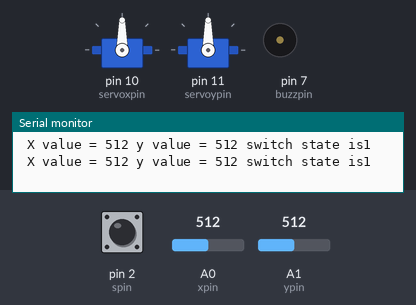
The sketch below on a simulated Arduino Uno, built with avr-gcc and run on an emulated ATmega328P. Parts: 2 × servo, buzzer (waves = sounding, pin HIGH), the last lines printed to the serial monitor. The test bench sets the inputs (shaded band); at power-on: A0 (xpin) = 512, A1 (ypin) = 512, pin 2 (spin) HIGH.

Above: at 1.3 s.
1.4 s: A0 (xpin) set to 716
At 2.7 s:
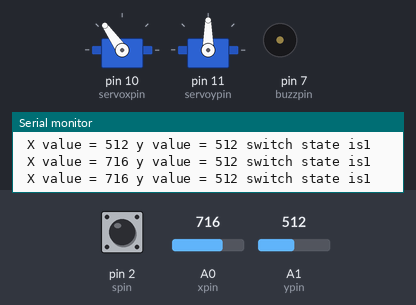
3.0 s: A1 (ypin) set to 716
At 4.1 s:
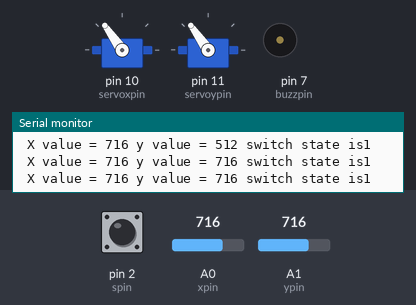
4.5 s: A0 (xpin) set to 900
At 5.4 s:
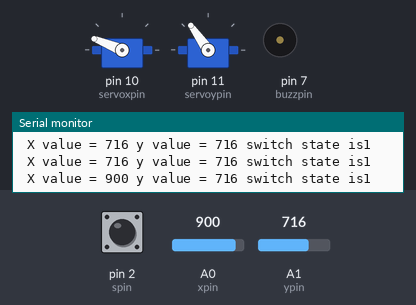
6.0 s: A1 (ypin) set to 900
At 6.6 s:
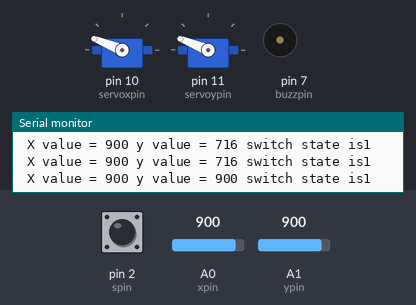
7.5 s: A0 (xpin) set to 1023
At 7.9 s:
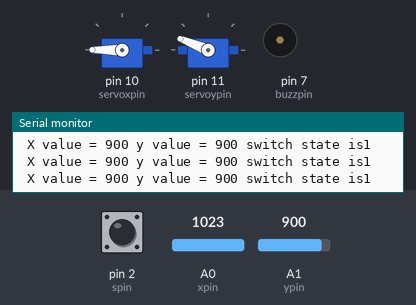
9.0 s: A1 (ypin) set to 1023
At 10.4 s:
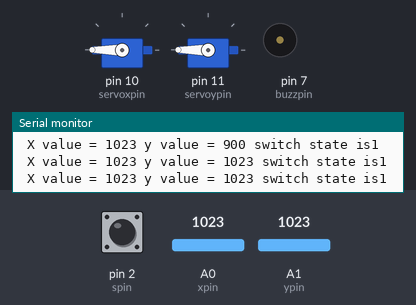
Timing chart, 0 to 11.5 s (numbered marks = the images above; inputs shaded):
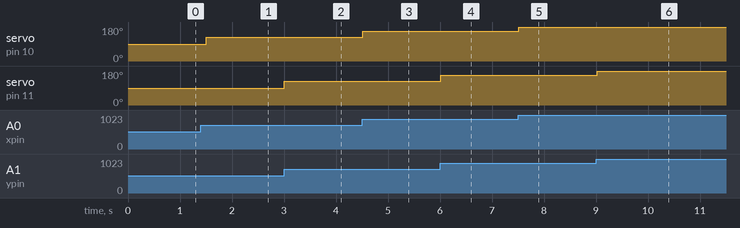

The sketch:

joystik_with_servo___math_1.ino
```cpp
#include<Servo.h>
Servo xservo;
Servo yservo;
int xpin = A0;
int ypin = A1;
int spin =2;
int xval;
int yval;
int sval;
int dt = 500;
int servoxpin =10;
int servoypin =11;
int buzzpin = 7;
int wvx;
int wvy;
int servopos;
void setup() {
  // put your setup code here, to run once:
Serial.begin(9600);
pinMode(xpin,INPUT);
pinMode(ypin,INPUT);
pinMode(spin,INPUT);
pinMode(servoxpin,OUTPUT);
pinMode(servoypin,OUTPUT);
pinMode(buzzpin,OUTPUT);
digitalWrite(spin,HIGH);
xservo.attach(servoxpin);
yservo.attach(servoypin);
}

void loop() {
xval = analogRead(xpin);
wvx = (180./1023.)*xval;
yval = analogRead(ypin);
wvy = (180./1023.)*yval;
sval = digitalRead(spin);

xservo.write(wvx);
yservo.write(wvy);
delay(dt);
Serial.print(" X value = ");
Serial.print(xval);
Serial.print(" y value = ");
Serial.print(yval);
Serial.print(" switch state is");
Serial.println(sval);

}
```

Measured:
- after the input at 1.4 s, servo on pin 10 (servoxpin): 90° → 125° after 0.10 s
- after the input at 3.0 s, servo on pin 11 (servoypin): 90° → 125° at once
- after the input at 4.5 s, servo on pin 10 (servoxpin): 125° → 158° at once
- after the input at 6.0 s, servo on pin 11 (servoypin): 125° → 158° at once
- after the input at 7.5 s, servo on pin 10 (servoxpin): 158° → 180° at once
- after the input at 9.0 s, servo on pin 11 (servoypin): 158° → 180° at once
